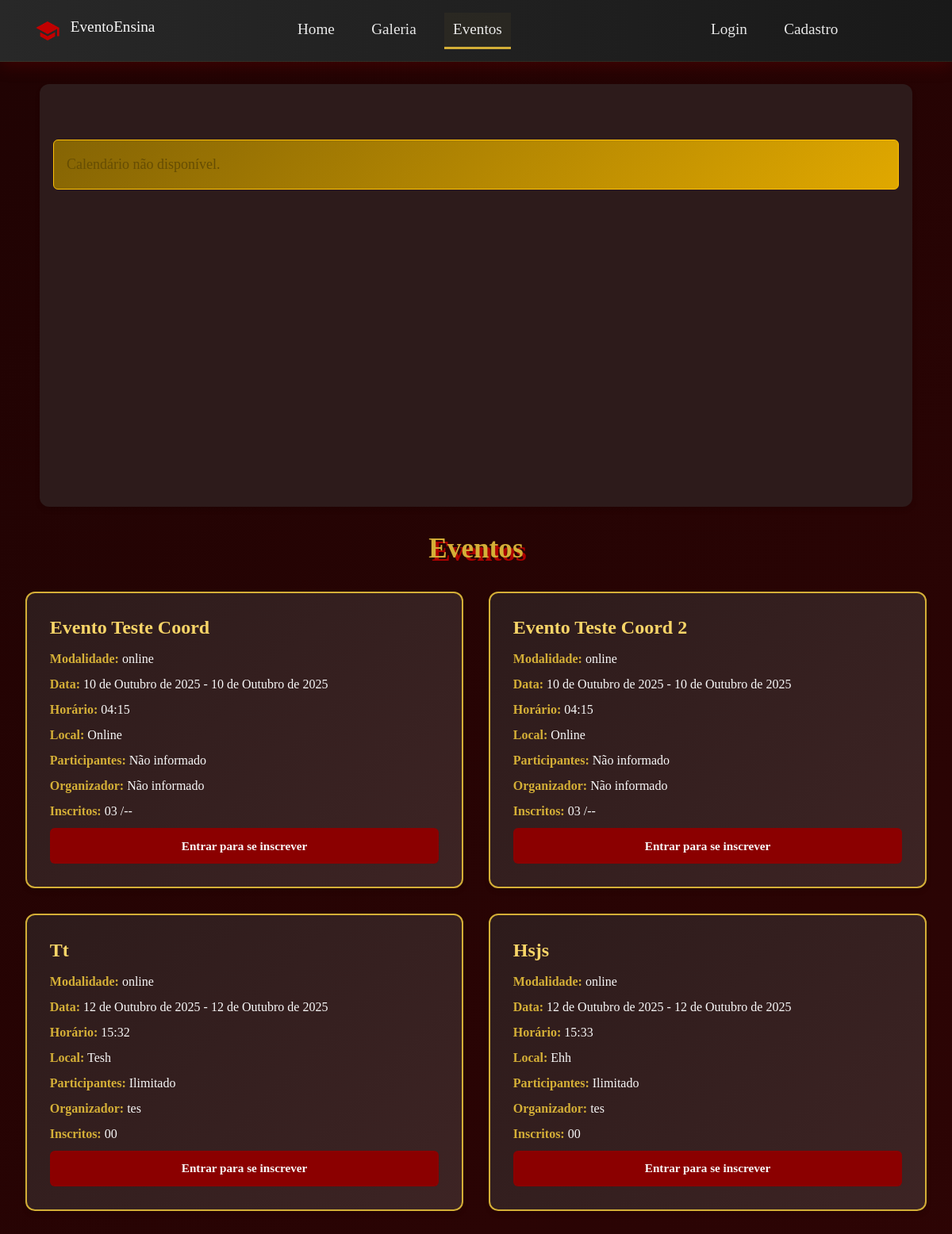
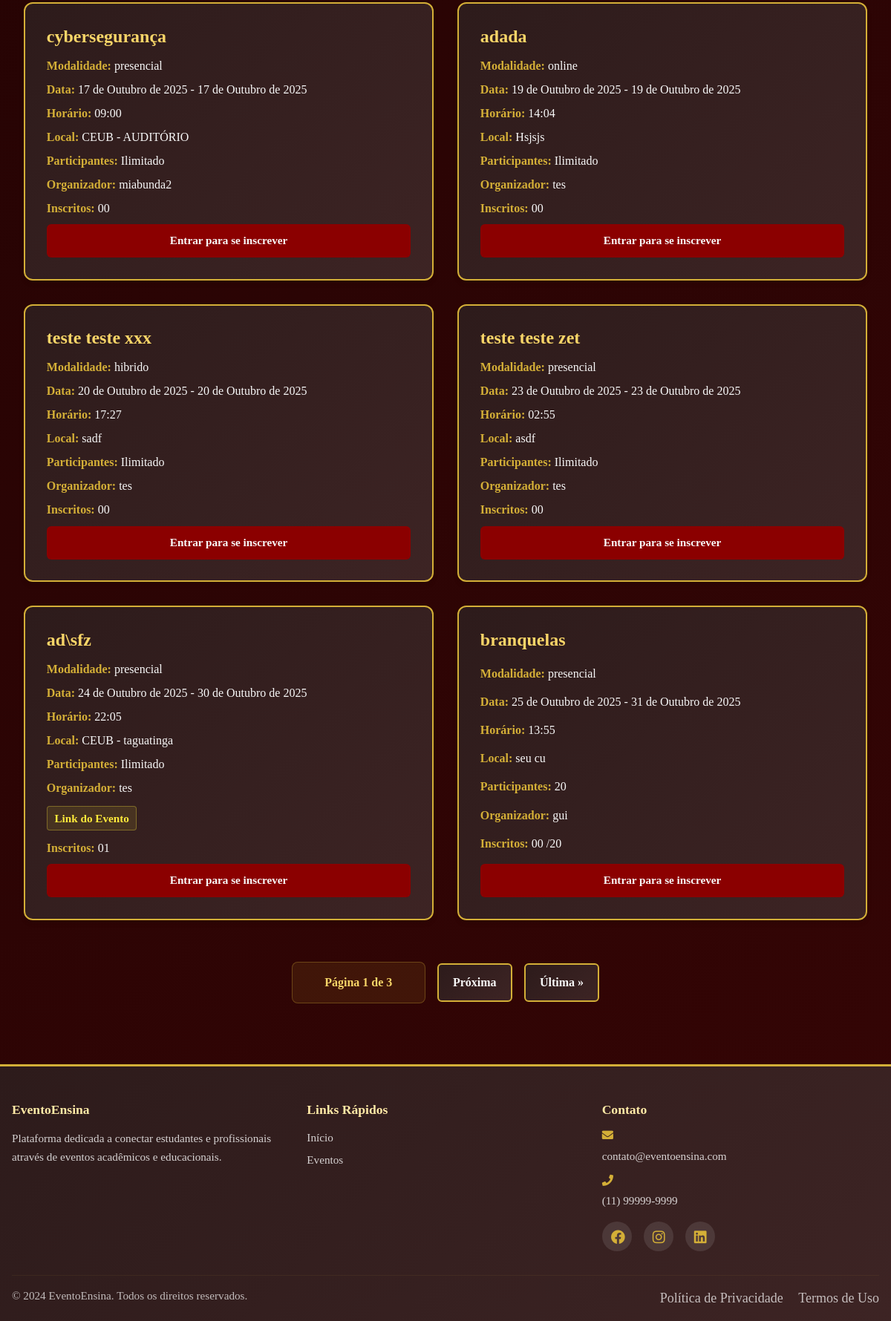
The page /eventos/ on the database its author committed (2 pictures, top to bottom).
### eventos/models.py (models this page shows, shortened)
class Evento(models.Model):
    MODALIDADES = [
        ('online', 'Online'),
        ('presencial', 'Presencial'),
        ('hibrido', 'Híbrido'),
    ]
    titulo = models.CharField(max_length=200)
    tipo = models.ForeignKey(TipoEvento, on_delete=models.CASCADE)
    modalidade = models.CharField(max_length=10, choices=MODALIDADES)
    data_inicio = models.DateField()
    data_fim = models.DateField()
    horario = models.TimeField()
    local = models.CharField(max_length=200, blank=True, null=True)
    link = models.URLField(blank=True, null=True)
    quantidade_participantes = models.PositiveIntegerField(null=True, blank=True)
    sem_limites = models.BooleanField(default=False)
    organizador = models.CharField(max_length=200, null=True, blank=True)
    criador = dj_models.ForeignKey(
        'usuarios.Usuario',
        on_delete=dj_models.SET_NULL,
        null=True,
        blank=True,
        related_name='eventos_criados'
    )
    def evento_thumb_upload_to(instance, filename):
        """
        Define o caminho da imagem principal (thumb) do evento.
        Sempre substitui a anterior com nome fixo 'thumb.ext'.
        """
        date_str = instance.data_inicio.strftime('%Y_%m_%d') if instance.data_inicio else 'sem_data'
        slug = slugify(instance.titulo)
        ext = os.path.splitext(filename)[1]
        return f'eventos/{date_str}_{slug}/thumb{ext}'
    thumb = models.ImageField(upload_to=evento_thumb_upload_to, blank=True, null=True)
    descricao = models.TextField(blank=True, null=True)
    horas = models.DecimalField(max_digits=5, decimal_places=2, null=True, blank=True)
    gallery_slug = models.CharField(max_length=255, blank=True, null=True)
    finalizado = models.BooleanField(default=False)

### eventos/views.py (the view)
# urls.py: path('', views.lista_eventos, name='lista_eventos_root'),
def lista_eventos(request):
    usuario = get_current_usuario(request)
    todos_eventos = Evento.objects.all().order_by('finalizado', 'data_inicio')
    paginator = Paginator(todos_eventos, 10)
    page = request.GET.get('page', 1)
    try:
        eventos = paginator.page(page)
    except PageNotAnInteger:
        eventos = paginator.page(1)
    except EmptyPage:
        eventos = paginator.page(paginator.num_pages)
    usuario_inscricoes = []
    if usuario:
        usuario_inscricoes = list(InscricaoEvento.objects.filter(inscrito=usuario)
                                    .values_list('evento_id', flat=True))
    eventos_calendario = []
    for evento in todos_eventos:  # Agora só itera sobre eventos da página atual
        inscritos = evento.inscricaoevento_set.count()
        disponivel = (evento.sem_limites or (
            evento.quantidade_participantes and
            evento.quantidade_participantes > inscritos
        )) and evento.finalizado == False
        inscrito = usuario and evento.id in usuario_inscricoes
        horario_formatado = evento.horario.strftime('%H:%M') if evento.horario else ""
        evento_data = {
            'id': evento.id,
            'titulo': evento.titulo[:20],
            'data_inicio': evento.data_inicio.strftime('%Y-%m-%d'),
            'data_fim': evento.data_fim.strftime('%Y-%m-%d') if evento.data_fim else None,
            'disponivel': disponivel,
            'inscrito': inscrito,
            'horario': horario_formatado,
            'local': evento.local or 'Online',
            'criador_id': evento.criador.id if evento.criador else None,
        }
        eventos_calendario.append(evento_data)
    return render(request, 'eventos/inscrever_evento.html', {
        'eventos': eventos,                 # Para os CARDS (já paginado)
        'usuario': usuario,
        'usuario_inscricoes': usuario_inscricoes,
        'eventos_calendario': eventos_calendario, # Para o CALENDÁRIO
        'eventos_calendario_json': json.dumps(eventos_calendario, ensure_ascii=False),
    })

### usuarios/views.py (called while the page is built, shortened)
def get_current_usuario(request):
    usuario_id = request.session.get('usuario_id')
    if not usuario_id:
        return None
    try:
        return Usuario.objects.get(pk=usuario_id)
    except Usuario.DoesNotExist:
        return None

### eventos/templates/eventos/inscrever_evento.html (shortened to what this page needs)
{% extends 'base/base.html' %}
{% load static %}
{% block extra_css %}
<link rel="stylesheet" href="{% static 'css/lista_eventos.css' %}">
<link rel="stylesheet" href="{% static 'css/calendario.css' %}">
<link rel="stylesheet" href="{% static 'css/popup.css' %}">
<link href="https://cdnjs.cloudflare.com/ajax/libs/font-awesome/5.15.4/css/all.min.css" rel="stylesheet">
{% endblock %}
{% block content %}
<div class="calendar-section mb-4">
    <div class="calendar-nav">
    </div>
    <div id='calendar'></div>
</div>
<div class="eventos-container">
    <h1>Eventos</h1>
    {% if eventos %}
        <div class="eventos-grid" id="eventosGrid">
            {% for evento in eventos %}
                <div class="evento-card"
                     data-start="{{ evento.data_inicio }}"
                     data-end="{{ evento.data_fim|default:evento.data_inicio }}"
                     data-disponivel="{{ evento.disponivel|yesno:'true,false' }}">
                    <h2>{{ evento.titulo }}</h2>
                    <p><strong>Modalidade:</strong> {{ evento.modalidade }}</p>
                    <p><strong>Data:</strong> {{ evento.data_inicio }}{% if evento.data_fim %} - {{ evento.data_fim }}{% endif %}</p>
                    <p><strong>Horário:</strong> {{ evento.horario }}</p>
                    <p><strong>Local:</strong> {{ evento.local|default:"Online" }}</p>
                    <p><strong>Participantes:</strong>
                        {% if evento.sem_limites %}Ilimitado{% elif evento.quantidade_participantes %}{{ evento.quantidade_participantes }}{% else %}Não informado{% endif %}
                    </p>
                    <p><strong>Organizador:</strong> {{ evento.organizador|default:"Não informado" }}</p>
                    {% if evento.link %}<p><a href="{{ evento.link }}" target="_blank">Link do Evento</a></p>{% endif %}
                    <p><strong>Inscritos:</strong> {{ evento.inscricaoevento_set.count|stringformat:"02d" }}
                        {% if not evento.sem_limites and evento.quantidade_participantes %}/{{ evento.quantidade_participantes|stringformat:"02d" }}{% elif not evento.sem_limites %}/--{% endif %}
                    </p>
                    {% if usuario %}
                        <div class="evento-actions">
                            {% if evento.criador == usuario %}
                                <a href="{% url 'meus_eventos' %}?evento={{ evento.id }}" class="btn">Gerenciar Evento</a>
                                <a href="{% url 'galeria_evento' evento.id %}" class="btn">Ver Galeria do Evento</a>
                            {% else %}
                                {% if evento.id in usuario_inscricoes %}
                                    <a href="{% url 'detalhe_evento' evento.id %}" class="btn cancel">Cancelar Inscrição</a>
                                    <a href="{% url 'galeria_evento' evento.id %}" class="btn">Ver Galeria do Evento</a>
                                {% else %}
                                    <a href="{% url 'detalhe_evento' evento.id %}" class="btn inscr">Inscrever-se</a>
                                {% endif %}
                            {% endif %}
                        </div>
                    {% else %}
                        <a href="{% url 'login' %}" class="btn">Entrar para se inscrever</a>
                    {% endif %}
                </div>
            {% endfor %}
        </div>
        {% if eventos.has_other_pages %}
        <div class="paginacao">
            <span class="pagina-atual">
                Página {{ eventos.number }} de {{ eventos.paginator.num_pages }}
            </span>
            {% if eventos.has_next %}
                <a href="?page={{ eventos.next_page_number }}" class="pagina-link proxima">Próxima</a>
                <a href="?page={{ eventos.paginator.num_pages }}" class="pagina-link ultima">Última &raquo;</a>
            {% endif %}
        </div>
        {% endif %}
    {% else %}
        <p>Nenhum evento cadastrado.</p>
    {% endif %}
</div>
{% endblock %}

### static/styles/base.css (style rules this page uses)
* { margin: 0; padding: 0; box-sizing: border-box; }
:root { --primary-gold: #d4af37; --primary-gold-dark: #b8941f; --primary-orange: #ff7f16; --success-green: #28a745; --danger-red: #dc3545; --background-base-dark: #200303; --background-base-medium: #350505; --background-card: linear-gradient(135deg, #2d1b1b 0%, #3d2424 100%); --background-card-hover: linear-gradient(135deg, #3d2424 0%, #4d2c2c 100%); --text-light: #fff7d9; --text-brighter: #fffbe6; --text-heading: #ffeaa7; --text-muted: #ff7f16; --border-color: #d4af37; --card-shadow: 0 4px 6px rgba(0, 0, 0, 0.3); --card-shadow-hover: 0 6px 12px rgba(212, 175, 55, 0.2); }
body { font-family: 'Georgia', 'Times New Roman', serif; background: linear-gradient(135deg, var(--background-base-dark) 0%, var(--background-base-medium) 100%) no-repeat fixed; color: var(--text-light); min-height: 100vh; line-height: 1.6; font-size: 18px; display: flex; flex-direction: column; }
h1, h2, h3, h4, h5 { color: var(--text-heading); margin-bottom: 0.5rem; }
h1 { font-size: 2rem; }
h2 { font-size: 1.5rem; }
p, li, label { color: var(--text-light); font-size: 0.95rem; line-height: 1.4; }
a, .btn { color: var(--text-brighter); text-decoration: none; }
.btn { padding: 0.6rem 1rem; margin-top: 5px; background: #8b0000; color: #f8f8f8; text-align: center; text-decoration: none; border-radius: 6px; font-weight: 600; transition: all 0.3s ease; font-size: 0.9rem; min-height: 40px; display: flex; align-items: center; justify-content: center; border: 2px solid transparent; }
.mb-4 { margin-bottom: 2rem; }
html, body { height: 100%; }

### eventos/static/css/calendario.css (style rules this page uses)
:root { --primary-gold: #d4af37; --primary-gold-dark: #b8941f; --success-green: #28a745; --danger-red: #dc3545; --background-dark: #2d2d2d; --background-medium: #3d3d3d; --text-light: #ffffff; --text-muted: #cccccc; }
.calendar-section { margin: 10px auto; max-width: 100%; padding: 10px; background: var(--background-dark); border-radius: 12px; box-shadow: 0 4px 6px rgba(0, 0, 0, 0.1); height: auto; min-height: 380px; }
.calendar-nav { display: flex; align-items: center; justify-content: space-between; margin-bottom: 8px; flex-wrap: wrap; gap: 6px; height: auto; min-height: 45px; }
#calendar { border-radius: 8px; overflow: hidden; height: 420px !important; }
.paginacao { display: flex; justify-content: center; align-items: center; gap: 1rem; margin-top: 2rem; padding: 1.5rem; flex-wrap: wrap; }
.pagina-link { padding: 0.7rem 1.2rem; background: linear-gradient(135deg, #2d1b1b 0%, #3d2424 100%); color: #f8f8f8; text-decoration: none; border-radius: 6px; border: 2px solid #d4af37; font-weight: 600; transition: all 0.3s ease; min-width: 100px; text-align: center; }
@media screen and (min-width: 1024px) { .calendar-section { max-width: 1100px; padding: 15px; margin: 12px auto; min-height: 500px; } }
@media screen and (min-width: 1024px) { #calendar { min-height: 450px; max-height: 460px; padding: 2px; } }

### eventos/static/css/popup.css (style rules this page uses)
:root { --primary-gold: #d4af37; --primary-gold-dark: #b8941f; --success-green: #28a745; --danger-red: #dc3545; --info-blue: #17a2b8; --background-dark: #2d1b1b; --background-medium: #3d2424; --text-light: #ffffff; --text-muted: #e0e0e0; --border-light: rgba(255, 255, 255, 0.25); --shadow-heavy: 0 20px 60px rgba(0, 0, 0, 0.5); --shadow-medium: 0 8px 32px rgba(0, 0, 0, 0.3); }

### rows shown on the page
Evento: titulo "Evento Teste Coord", modalidade "online", data_inicio "10 de Outubro de 2025", data_fim "10 de Outubro de 2025", horario "04:15", local "Online", sem_limites "Não informado", organizador "Não informado", inscricaoevento_set.count "03"
Evento: titulo "Evento Teste Coord 2", modalidade "online", data_inicio "10 de Outubro de 2025", data_fim "10 de Outubro de 2025", horario "04:15", local "Online", sem_limites "Não informado", organizador "Não informado", inscricaoevento_set.count "03"
Evento: titulo "Tt", modalidade "online", data_inicio "12 de Outubro de 2025", data_fim "12 de Outubro de 2025", horario "15:32", local "Tesh", sem_limites "Ilimitado", organizador "tes", inscricaoevento_set.count "00"
Evento: titulo "Hsjs", modalidade "online", data_inicio "12 de Outubro de 2025", data_fim "12 de Outubro de 2025", horario "15:33", local "Ehh", sem_limites "Ilimitado", organizador "tes", inscricaoevento_set.count "00"
Evento: titulo "cybersegurança", modalidade "presencial", data_inicio "17 de Outubro de 2025", data_fim "17 de Outubro de 2025", horario "09:00", local "CEUB - AUDITÓRIO", sem_limites "Ilimitado", organizador "miabunda2", inscricaoevento_set.count "00"
Evento: titulo "adada", modalidade "online", data_inicio "19 de Outubro de 2025", data_fim "19 de Outubro de 2025", horario "14:04", local "Hsjsjs", sem_limites "Ilimitado", organizador "tes", inscricaoevento_set.count "00"
Evento: titulo "teste teste xxx", modalidade "hibrido", data_inicio "20 de Outubro de 2025", data_fim "20 de Outubro de 2025", horario "17:27", local "sadf", sem_limites "Ilimitado", organizador "tes", inscricaoevento_set.count "00"
Evento: titulo "teste teste zet", modalidade "presencial", data_inicio "23 de Outubro de 2025", data_fim "23 de Outubro de 2025", horario "02:55", local "asdf", sem_limites "Ilimitado", organizador "tes", inscricaoevento_set.count "00"
Evento: titulo "ad\\sfz", modalidade "presencial", data_inicio "24 de Outubro de 2025", data_fim "30 de Outubro de 2025", horario "22:05", local "CEUB - taguatinga", sem_limites "Ilimitado", organizador "tes", inscricaoevento_set.count "01"
Evento: titulo "branquelas", modalidade "presencial", data_inicio "25 de Outubro de 2025", data_fim "31 de Outubro de 2025", horario "13:55", local "seu cu", quantidade_participantes "20", organizador "gui", inscricaoevento_set.count "00"

### other values the page prints
{{ item.label }} "Home" "Galeria" "Eventos"
{{ item.label }} "Login" "Cadastro"
{{ eventos.number }} "1"
{{ eventos.paginator.num_pages }} "3"
